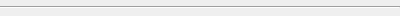
<?xml version="1.0" encoding="UTF-8"?>
<ui version="4.0">
 <class>LineItem</class>
 <widget class="QWidget" name="LineItem">
  <property name="geometry">
   <rect>
    <x>0</x>
    <y>0</y>
    <width>400</width>
    <height>16</height>
   </rect>
  </property>
  <property name="minimumSize">
   <size>
    <width>0</width>
    <height>5</height>
   </size>
  </property>
  <property name="maximumSize">
   <size>
    <width>16777215</width>
    <height>16</height>
   </size>
  </property>
  <property name="windowTitle">
   <string>Form</string>
  </property>
  <layout class="QVBoxLayout" name="verticalLayout">
   <property name="spacing">
    <number>0</number>
   </property>
   <property name="leftMargin">
    <number>0</number>
   </property>
   <property name="topMargin">
    <number>0</number>
   </property>
   <property name="rightMargin">
    <number>0</number>
   </property>
   <property name="bottomMargin">
    <number>0</number>
   </property>
   <item>
    <widget class="Line" name="line">
     <property name="orientation">
      <enum>Qt::Horizontal</enum>
     </property>
    </widget>
   </item>
  </layout>
 </widget>
 <resources/>
 <connections/>
</ui>
